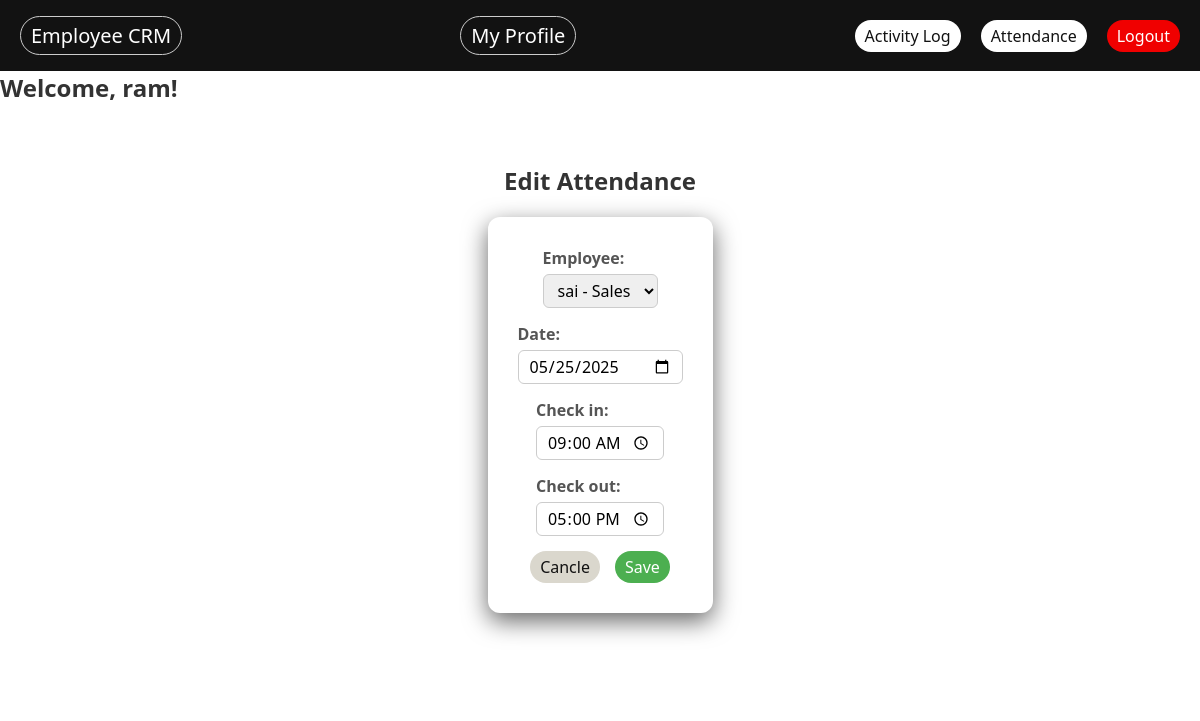
The app's page /attendance/edit/3/ (signed in) with its own data.
### myapp/models.py (models this page shows, shortened)
class Attendance(models.Model):
    employee = models.ForeignKey(Employee, on_delete=models.CASCADE)
    date = models.DateField(default=timezone.now)
    check_in = models.TimeField(null=True, blank=True)
    check_out = models.TimeField(null=True, blank=True)
    class Meta:
        unique_together = ('employee', 'date')

### myapp/views.py (the view)
# urls.py: path('attendance/edit/<str:id>/', views.edit_attendance, name='edit_attendance'),
@login_required
def edit_attendance(request, id):
    record = Attendance.objects.get(id=id)
    if request.method == 'POST':
        form = AttendanceForm(request.POST, instance=record)
        if form.is_valid():
            form.save()
            ActivityLog.objects.create(
                user=request.user,
                action="Updated Attendance",
                description=f"Updated Attendance: {form.cleaned_data['employee']}"
            )
            return redirect('attendance_list')
    else:
        form = AttendanceForm(instance=record)
    return render(request, 'attendance_form.html', {'form': form, 'title': 'Edit Attendance'})

### myapp/forms.py
class AttendanceForm(forms.ModelForm):
    class Meta:
        model = Attendance
        fields = ['employee', 'date', 'check_in', 'check_out']
        widgets = {
            'date': forms.DateInput(attrs={'type': 'date'}),
            'check_in': forms.TimeInput(attrs={'type': 'time'}),
            'check_out': forms.TimeInput(attrs={'type': 'time'}),
        }

### myapp/models.py (called while the page is built)
    def __str__(self):
        return f"{self.name} - {self.department}"

### templates/attendance_form.html (shortened to what this page needs)
{% extends "base.html" %}
{% block content %}
<div class="form-page">
    <h2>{{ title }}</h2>
    <form method="post">
    {{ form.as_p }}
    <div class="form-actions">
        {% if request.user.is_superuser or request.user.groups.first.name == "Admin" or request.user.groups.first.name == "HR Manager" %}
        <a href="{% url 'attendance_list' %}"><button type="button">Cancle</button></a>
        {% elif request.user.groups.first.name == "Employee" %}
        <a href="{% url 'employee_attendance_list' %}"><button type="button">Cancle</button></a>
        {% endif %}
        <button type="submit" class="add-btn">Save</button>
    </div>
    </form>
</div>
{% endblock %}

### templates/base.html (shortened to what this page needs)
{% load static %}
<!DOCTYPE html>
<html lang="en">
<head>
    <link href="https://cdnjs.cloudflare.com/ajax/libs/font-awesome/6.5.0/css/all.min.css" rel="stylesheet"/>
    <link rel="stylesheet" href="{% static 'css/employe.css' %}">
</head>
<body>
    <div class="nav-section">
        {% if request.user.is_superuser or request.user.groups.first.name == "Admin" or request.user.groups.first.name == "HR Manager" %}
        <a href="{% url 'employee_list' %}" class="nav-title btn">Employee CRM</a>
        {% endif %}
        <a href="{% url 'employee_profile' %}" class="nav-title btn">My Profile</a>
        <div class="nav-links">
            {% if request.user.is_superuser or request.user.groups.first.name == "Admin" or request.user.groups.first.name == "HR Manager" %}
            <a href="{% url 'activity_log' %}" class="btn login">Activity Log</a>
            <a href="{% url 'attendance_list' %}" class="btn login">Attendance</a>
            {% endif %}
            {% if user.is_authenticated %}
            <a href="{% url 'logout' %}" class="btn logout">Logout</a>
            {% else %}
            <a href="{% url 'login' %}" class="btn login">Login</a>
            <a href="{% url 'signup' %}" class="btn signup">Sign Up</a>
            {% endif %}
        </div>
    </div>
    <h2>Welcome, {{user.username}}!</h2>
    <div>{% block content %} {% endblock %}</div>
</body>
</html>

### static/css/employe.css (style rules this page uses)
* { padding: 0; margin: 0; box-sizing: border-box; font-family: 'Segoe UI', sans-serif; }
a { text-decoration: none; color: #fff; }
h2 { color: #333; margin-bottom: 20px; }
form { background-color: #fff; padding: 30px; margin-bottom: 40px; border-radius: 12px; box-shadow: 0 8px 24px rgba(0, 0, 0, 0.6); display: flex; justify-content: center; align-items: center; flex-direction: column; gap: 15px; }
label { display: flex; flex-direction: column; font-weight: 600; color: #555; }
input, select { padding: 4px 10px; margin-top: 5px; font-size: 16px; border: 1px solid #ccc; border-radius: 6px; }
button, .btn { padding: 5px 10px; font-size: 16px; border: none; border-radius: 25px; cursor: pointer; }
button[type="button"] { background-color: #dad7cd; color: #121212; }
.nav-section { width: 100%; padding: 16px 20px; background: #121212; display: flex; justify-content: space-between; align-items: center; }
.nav-title { font-size: 20px; border: 1px solid #ccc; }
.nav-links { display: flex; gap: 20px; }
.nav-links .login { background-color: #fff; color: #121212; }
.nav-links .logout { background-color: #f00000; }
.form-page { background-color: #fff; padding: 40px; display: flex; align-items: center; justify-content: center; flex-direction: column; }
.form-actions { display: flex; justify-content: flex-end; gap: 15px; }
.add-btn { background-color: #4CAF50; color: white; }

### records on screen
Attendance: employee "sai - Sales", date "05/25/2025", check_in "09:00:00", check_out "17:00:00"

### other values on screen
{{ user.username }} "ram"
{{ title }} "Edit Attendance"
